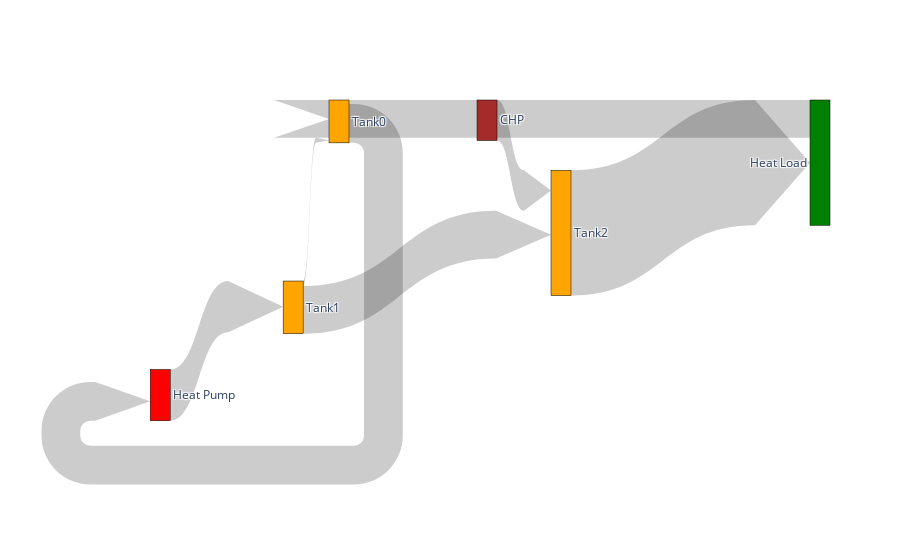

The code cell stored with this chart in its notebook:
### Code cell
fig = go.Figure(data=[go.Sankey(
    arrangement = "snap",
    valuesuffix = "Wh",
    node = dict(
      pad = 10,
    #   thickness = 20,
      line = dict(color = "black", width = 0.5),
      label = ["Heat Pump", "Tank0", "Tank1", "Tank2", "Heat Load", "CHP"],
      x = [0, 0.35, 0.5, 0.65, 1,0.55],
      y = [0,-0.5,0.0,0.35,-0.2, -0.4],
    #   color = "blue"
      color = ['Red', 'Orange', 'Orange', 'Orange', 'Green', 'Brown']
    ),
    link = dict(
      arrowlen = 55,
      # source = [0, 1, 2,3, 4, 1,5], # indices correspond to labels, eg A1, A2, A1, B1, ...
      # target = [2, 2, 3,4, 1, 0,3],
      source = sources,
      target = targets,
      value = vals
    #   curve = [0, 0, 0, 0.5, 0]
  ))],
  layout = dict()
  )

fig.show()

### Figure 1 — Plotly figure (JSON) as saved in the notebook; plotly's stock layout.template omitted (floating-point values rounded to 4 significant figures)
{"data": [{"arrangement": "snap", "link": {"arrowlen": 55, "source": [0, 2, 2, 3, 4, 1, 5], "target": [2, 1, 3, 4, 1, 0, 3], "value": [13540000.0, 1331000.0, 12590000.0, 33130000.0, 9996000.0, 10240000.0, 10710000.0, 10710000.0]}, "node": {"color": ["Red", "Orange", "Orange", "Orange", "Green", "Brown"], "label": ["Heat Pump", "Tank0", "Tank1", "Tank2", "Heat Load", "CHP"], "line": {"color": "black", "width": 0.5}, "pad": 10, "x": [0, 0.35, 0.5, 0.65, 1, 0.55], "y": [0, -0.5, 0, 0.35, -0.2, -0.4]}, "type": "sankey", "valuesuffix": "Wh"}], "layout": {}}
